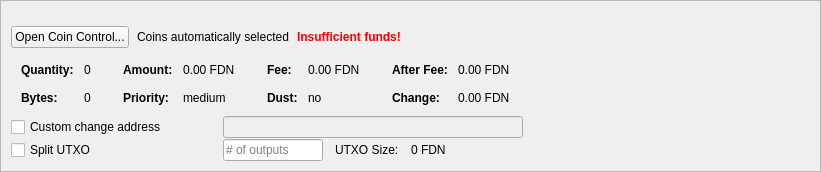
         <widget class="QFrame" name="frameCoinControl">
          <property name="sizePolicy">
           <sizepolicy hsizetype="Expanding" vsizetype="Expanding">
            <horstretch>0</horstretch>
            <verstretch>0</verstretch>
           </sizepolicy>
          </property>
          <property name="maximumSize">
           <size>
            <width>16777215</width>
            <height>16777215</height>
           </size>
          </property>
          <property name="frameShape">
           <enum>QFrame::StyledPanel</enum>
          </property>
          <property name="frameShadow">
           <enum>QFrame::Sunken</enum>
          </property>
          <layout class="QVBoxLayout" name="verticalLayoutCoinControl2">
           <property name="spacing">
            <number>0</number>
           </property>
           <property name="leftMargin">
            <number>0</number>
           </property>
           <property name="topMargin">
            <number>0</number>
           </property>
           <property name="rightMargin">
            <number>0</number>
           </property>
           <property name="bottomMargin">
            <number>0</number>
           </property>
           <item>
            <widget class="QFrame" name="frameCoinControl_BG">
             <layout class="QVBoxLayout" name="verticalLayoutCoinControl" stretch="0,0,0,0,0,0">
              <property name="spacing">
               <number>1</number>
              </property>
              <property name="leftMargin">
               <number>10</number>
              </property>
              <property name="topMargin">
               <number>10</number>
              </property>
              <item>
               <layout class="QHBoxLayout" name="horizontalLayoutCoinControl1">
                <property name="bottomMargin">
                 <number>15</number>
                </property>
                <item>
                 <layout class="QVBoxLayout" name="verticalLayout_3">
                  <property name="spacing">
                   <number>6</number>
                  </property>
                 </layout>
                </item>
               </layout>
              </item>
              <item>
               <layout class="QHBoxLayout" name="horizontalLayoutCoinControl2" stretch="0,0,0,0">
                <property name="spacing">
                 <number>8</number>
                </property>
                <property name="bottomMargin">
                 <number>10</number>
                </property>
                <item>
                 <widget class="QPushButton" name="pushButtonCoinControl">
                  <property name="sizePolicy">
                   <sizepolicy hsizetype="Minimum" vsizetype="Fixed">
                    <horstretch>0</horstretch>
                    <verstretch>0</verstretch>
                   </sizepolicy>
                  </property>
                  <property name="styleSheet">
                   <string notr="true"/>
                  </property>
                  <property name="text">
                   <string>Open Coin Control...</string>
                  </property>
                  <property name="autoDefault">
                   <bool>false</bool>
                  </property>
                 </widget>
                </item>
                <item>
                 <widget class="QLabel" name="labelCoinControlAutomaticallySelected">
                  <property name="text">
                   <string>Coins automatically selected</string>
                  </property>
                  <property name="margin">
                   <number>5</number>
                  </property>
                 </widget>
                </item>
                <item>
                 <widget class="QLabel" name="labelCoinControlInsuffFunds">
                  <property name="font">
                   <font>
                    <weight>75</weight>
                    <bold>true</bold>
                   </font>
                  </property>
                  <property name="styleSheet">
                   <string notr="true">color:red;font-weight:bold;</string>
                  </property>
                  <property name="text">
                   <string>Insufficient funds!</string>
                  </property>
                  <property name="margin">
                   <number>5</number>
                  </property>
                 </widget>
                </item>
                <item>
                 <spacer name="horizontalSpacerCoinControl">
                  <property name="orientation">
                   <enum>Qt::Horizontal</enum>
                  </property>
                  <property name="sizeHint" stdset="0">
                   <size>
                    <width>40</width>
                    <height>1</height>
                   </size>
                  </property>
                 </spacer>
                </item>
               </layout>
              </item>
              <item>
               <widget class="QWidget" name="widgetCoinControl" native="true">
                <property name="sizePolicy">
                 <sizepolicy hsizetype="Preferred" vsizetype="Preferred">
                  <horstretch>0</horstretch>
                  <verstretch>0</verstretch>
                 </sizepolicy>
                </property>
                <property name="minimumSize">
                 <size>
                  <width>0</width>
                  <height>0</height>
                 </size>
                </property>
                <property name="styleSheet">
                 <string notr="true"/>
                </property>
                <layout class="QHBoxLayout" name="horizontalLayoutCoinControl5">
                 <property name="leftMargin">
                  <number>0</number>
                 </property>
                 <property name="topMargin">
                  <number>0</number>
                 </property>
                 <property name="rightMargin">
                  <number>0</number>
                 </property>
                 <property name="bottomMargin">
                  <number>0</number>
                 </property>
                 <item>
                  <layout class="QHBoxLayout" name="horizontalLayoutCoinControl3" stretch="0,0,0,1">
                   <property name="spacing">
                    <number>20</number>
                   </property>
                   <property name="topMargin">
                    <number>0</number>
                   </property>
                   <property name="bottomMargin">
                    <number>10</number>
                   </property>
                   <item>
                    <layout class="QFormLayout" name="formLayoutCoinControl1">
                     <property name="horizontalSpacing">
                      <number>10</number>
                     </property>
                     <property name="verticalSpacing">
                      <number>14</number>
                     </property>
                     <property name="leftMargin">
                      <number>10</number>
                     </property>
                     <property name="topMargin">
                      <number>4</number>
                     </property>
                     <property name="rightMargin">
                      <number>6</number>
                     </property>
                     <item row="0" column="0">
                      <widget class="QLabel" name="labelCoinControlQuantityText">
                       <property name="font">
                        <font>
                         <weight>75</weight>
                         <bold>true</bold>
                        </font>
                       </property>
                       <property name="text">
                        <string>Quantity:</string>
                       </property>
                       <property name="margin">
                        <number>0</number>
                       </property>
                      </widget>
                     </item>
                     <item row="0" column="1">
                      <widget class="QLabel" name="labelCoinControlQuantity">
                       <property name="cursor">
                        <cursorShape>IBeamCursor</cursorShape>
                       </property>
                       <property name="contextMenuPolicy">
                        <enum>Qt::ActionsContextMenu</enum>
                       </property>
                       <property name="text">
                        <string notr="true">0</string>
                       </property>
                       <property name="margin">
                        <number>0</number>
                       </property>
                       <property name="textInteractionFlags">
                        <set>Qt::LinksAccessibleByMouse|Qt::TextSelectableByKeyboard|Qt::TextSelectableByMouse</set>
                       </property>
                      </widget>
                     </item>
                     <item row="1" column="0">
                      <widget class="QLabel" name="labelCoinControlBytesText">
                       <property name="font">
                        <font>
                         <weight>75</weight>
                         <bold>true</bold>
                        </font>
                       </property>
                       <property name="text">
                        <string>Bytes:</string>
                       </property>
                      </widget>
                     </item>
                     <item row="1" column="1">
                      <widget class="QLabel" name="labelCoinControlBytes">
                       <property name="cursor">
                        <cursorShape>IBeamCursor</cursorShape>
                       </property>
                       <property name="contextMenuPolicy">
                        <enum>Qt::ActionsContextMenu</enum>
                       </property>
                       <property name="text">
                        <string notr="true">0</string>
                       </property>
                       <property name="textInteractionFlags">
                        <set>Qt::LinksAccessibleByMouse|Qt::TextSelectableByKeyboard|Qt::TextSelectableByMouse</set>
                       </property>
                      </widget>
                     </item>
                    </layout>
                   </item>
                   <item>
                    <layout class="QFormLayout" name="formLayoutCoinControl2">
                     <property name="horizontalSpacing">
                      <number>10</number>
                     </property>
                     <property name="verticalSpacing">
                      <number>14</number>
                     </property>
                     <property name="leftMargin">
                      <number>6</number>
                     </property>
                     <property name="topMargin">
                      <number>4</number>
                     </property>
                     <property name="rightMargin">
                      <number>6</number>
                     </property>
                     <item row="0" column="0">
                      <widget class="QLabel" name="labelCoinControlAmountText">
                       <property name="font">
                        <font>
                         <weight>75</weight>
                         <bold>true</bold>
                        </font>
                       </property>
                       <property name="text">
                        <string>Amount:</string>
                       </property>
                       <property name="margin">
                        <number>0</number>
                       </property>
                      </widget>
                     </item>
                     <item row="0" column="1">
                      <widget class="QLabel" name="labelCoinControlAmount">
                       <property name="cursor">
                        <cursorShape>IBeamCursor</cursorShape>
                       </property>
                       <property name="contextMenuPolicy">
                        <enum>Qt::ActionsContextMenu</enum>
                       </property>
                       <property name="text">
                        <string notr="true">0.00 FDN</string>
                       </property>
                       <property name="textInteractionFlags">
                        <set>Qt::LinksAccessibleByMouse|Qt::TextSelectableByKeyboard|Qt::TextSelectableByMouse</set>
                       </property>
                      </widget>
                     </item>
                     <item row="1" column="0">
                      <widget class="QLabel" name="labelCoinControlPriorityText">
                       <property name="font">
                        <font>
                         <weight>75</weight>
                         <bold>true</bold>
                        </font>
                       </property>
                       <property name="text">
                        <string>Priority:</string>
                       </property>
                      </widget>
                     </item>
                     <item row="1" column="1">
                      <widget class="QLabel" name="labelCoinControlPriority">
                       <property name="cursor">
                        <cursorShape>IBeamCursor</cursorShape>
                       </property>
                       <property name="contextMenuPolicy">
                        <enum>Qt::ActionsContextMenu</enum>
                       </property>
                       <property name="text">
                        <string>medium</string>
                       </property>
                       <property name="textInteractionFlags">
                        <set>Qt::LinksAccessibleByMouse|Qt::TextSelectableByKeyboard|Qt::TextSelectableByMouse</set>
                       </property>
                      </widget>
                     </item>
                    </layout>
                   </item>
                   <item>
                    <layout class="QFormLayout" name="formLayoutCoinControl3">
                     <property name="horizontalSpacing">
                      <number>10</number>
                     </property>
                     <property name="verticalSpacing">
                      <number>14</number>
                     </property>
                     <property name="leftMargin">
                      <number>6</number>
                     </property>
                     <property name="topMargin">
                      <number>4</number>
                     </property>
                     <property name="rightMargin">
                      <number>6</number>
                     </property>
                     <item row="0" column="0">
                      <widget class="QLabel" name="labelCoinControlFeeText">
                       <property name="font">
                        <font>
                         <weight>75</weight>
                         <bold>true</bold>
                        </font>
                       </property>
                       <property name="text">
                        <string>Fee:</string>
                       </property>
                       <property name="margin">
                        <number>0</number>
                       </property>
                      </widget>
                     </item>
                     <item row="0" column="1">
                      <widget class="QLabel" name="labelCoinControlFee">
                       <property name="cursor">
                        <cursorShape>IBeamCursor</cursorShape>
                       </property>
                       <property name="contextMenuPolicy">
                        <enum>Qt::ActionsContextMenu</enum>
                       </property>
                       <property name="text">
                        <string notr="true">0.00 FDN</string>
                       </property>
                       <property name="textInteractionFlags">
                        <set>Qt::LinksAccessibleByMouse|Qt::TextSelectableByKeyboard|Qt::TextSelectableByMouse</set>
                       </property>
                      </widget>
                     </item>
                     <item row="1" column="0">
                      <widget class="QLabel" name="labelCoinControlLowOutputText">
                       <property name="font">
                        <font>
                         <weight>75</weight>
                         <bold>true</bold>
                        </font>
                       </property>
                       <property name="text">
                        <string>Dust:</string>
                       </property>
                      </widget>
                     </item>
                     <item row="1" column="1">
                      <widget class="QLabel" name="labelCoinControlLowOutput">
                       <property name="cursor">
                        <cursorShape>IBeamCursor</cursorShape>
                       </property>
                       <property name="contextMenuPolicy">
                        <enum>Qt::ActionsContextMenu</enum>
                       </property>
                       <property name="text">
                        <string>no</string>
                       </property>
                       <property name="textInteractionFlags">
                        <set>Qt::LinksAccessibleByMouse|Qt::TextSelectableByKeyboard|Qt::TextSelectableByMouse</set>
                       </property>
                      </widget>
                     </item>
                    </layout>
                   </item>
                   <item>
                    <layout class="QFormLayout" name="formLayoutCoinControl4">
                     <property name="horizontalSpacing">
                      <number>10</number>
                     </property>
                     <property name="verticalSpacing">
                      <number>14</number>
                     </property>
                     <property name="leftMargin">
                      <number>6</number>
                     </property>
                     <property name="topMargin">
                      <number>4</number>
                     </property>
                     <property name="rightMargin">
                      <number>6</number>
                     </property>
                     <item row="0" column="0">
                      <widget class="QLabel" name="labelCoinControlAfterFeeText">
                       <property name="font">
                        <font>
                         <weight>75</weight>
                         <bold>true</bold>
                        </font>
                       </property>
                       <property name="text">
                        <string>After Fee:</string>
                       </property>
                       <property name="margin">
                        <number>0</number>
                       </property>
                      </widget>
                     </item>
                     <item row="0" column="1">
                      <widget class="QLabel" name="labelCoinControlAfterFee">
                       <property name="cursor">
                        <cursorShape>IBeamCursor</cursorShape>
                       </property>
                       <property name="contextMenuPolicy">
                        <enum>Qt::ActionsContextMenu</enum>
                       </property>
                       <property name="text">
                        <string notr="true">0.00 FDN</string>
                       </property>
                       <property name="textInteractionFlags">
                        <set>Qt::LinksAccessibleByMouse|Qt::TextSelectableByKeyboard|Qt::TextSelectableByMouse</set>
                       </property>
                      </widget>
                     </item>
                     <item row="1" column="0">
                      <widget class="QLabel" name="labelCoinControlChangeText">
                       <property name="font">
                        <font>
                         <weight>75</weight>
                         <bold>true</bold>
                        </font>
                       </property>
                       <property name="text">
                        <string>Change:</string>
                       </property>
                      </widget>
                     </item>
                     <item row="1" column="1">
                      <widget class="QLabel" name="labelCoinControlChange">
                       <property name="cursor">
                        <cursorShape>IBeamCursor</cursorShape>
                       </property>
                       <property name="contextMenuPolicy">
                        <enum>Qt::ActionsContextMenu</enum>
                       </property>
                       <property name="text">
                        <string notr="true">0.00 FDN</string>
                       </property>
                       <property name="textInteractionFlags">
                        <set>Qt::LinksAccessibleByMouse|Qt::TextSelectableByKeyboard|Qt::TextSelectableByMouse</set>
                       </property>
                      </widget>
                     </item>
                    </layout>
                   </item>
                  </layout>
                 </item>
                </layout>
               </widget>
              </item>
              <item>
               <layout class="QHBoxLayout" name="horizontalLayoutCoinControl4">
                <property name="spacing">
                 <number>12</number>
                </property>
                <property name="sizeConstraint">
                 <enum>QLayout::SetDefaultConstraint</enum>
                </property>
                <property name="topMargin">
                 <number>0</number>
                </property>
                <property name="rightMargin">
                 <number>0</number>
                </property>
                <item>
                 <widget class="QCheckBox" name="checkBoxCoinControlChange">
                  <property name="sizePolicy">
                   <sizepolicy hsizetype="Preferred" vsizetype="Preferred">
                    <horstretch>0</horstretch>
                    <verstretch>0</verstretch>
                   </sizepolicy>
                  </property>
                  <property name="minimumSize">
                   <size>
                    <width>200</width>
                    <height>0</height>
                   </size>
                  </property>
                  <property name="maximumSize">
                   <size>
                    <width>200</width>
                    <height>16777215</height>
                   </size>
                  </property>
                  <property name="toolTip">
                   <string>If this is activated, but the change address is empty or invalid, change will be sent to a newly generated address.</string>
                  </property>
                  <property name="text">
                   <string>Custom change address</string>
                  </property>
                 </widget>
                </item>
                <item>
                 <widget class="QValidatedLineEdit" name="lineEditCoinControlChange">
                  <property name="enabled">
                   <bool>false</bool>
                  </property>
                  <property name="sizePolicy">
                   <sizepolicy hsizetype="Preferred" vsizetype="Preferred">
                    <horstretch>0</horstretch>
                    <verstretch>0</verstretch>
                   </sizepolicy>
                  </property>
                  <property name="minimumSize">
                   <size>
                    <width>300</width>
                    <height>0</height>
                   </size>
                  </property>
                 </widget>
                </item>
                <item>
                 <widget class="QLabel" name="labelCoinControlChangeLabel">
                  <property name="sizePolicy">
                   <sizepolicy hsizetype="Preferred" vsizetype="Preferred">
                    <horstretch>0</horstretch>
                    <verstretch>0</verstretch>
                   </sizepolicy>
                  </property>
                  <property name="minimumSize">
                   <size>
                    <width>100</width>
                    <height>0</height>
                   </size>
                  </property>
                  <property name="text">
                   <string/>
                  </property>
                  <property name="margin">
                   <number>3</number>
                  </property>
                 </widget>
                </item>
               </layout>
              </item>
              <item>
               <layout class="QHBoxLayout" name="horizontalLayoutCoinControl6">
                <property name="spacing">
                 <number>12</number>
                </property>
                <property name="rightMargin">
                 <number>0</number>
                </property>
                <item>
                 <widget class="QCheckBox" name="splitBlockCheckBox">
                  <property name="sizePolicy">
                   <sizepolicy hsizetype="Preferred" vsizetype="Preferred">
                    <horstretch>0</horstretch>
                    <verstretch>0</verstretch>
                   </sizepolicy>
                  </property>
                  <property name="minimumSize">
                   <size>
                    <width>200</width>
                    <height>0</height>
                   </size>
                  </property>
                  <property name="maximumSize">
                   <size>
                    <width>200</width>
                    <height>16777215</height>
                   </size>
                  </property>
                  <property name="text">
                   <string>Split UTXO</string>
                  </property>
                 </widget>
                </item>
                <item>
                 <widget class="QLineEdit" name="splitBlockLineEdit">
                  <property name="sizePolicy">
                   <sizepolicy hsizetype="Preferred" vsizetype="Preferred">
                    <horstretch>50</horstretch>
                    <verstretch>0</verstretch>
                   </sizepolicy>
                  </property>
                  <property name="minimumSize">
                   <size>
                    <width>100</width>
                    <height>0</height>
                   </size>
                  </property>
                  <property name="maximumSize">
                   <size>
                    <width>100</width>
                    <height>16777215</height>
                   </size>
                  </property>
                  <property name="placeholderText">
                   <string># of outputs</string>
                  </property>
                 </widget>
                </item>
                <item>
                 <widget class="QLabel" name="labelBlockSizeText">
                  <property name="text">
                   <string>UTXO Size:</string>
                  </property>
                 </widget>
                </item>
                <item>
                 <widget class="QLabel" name="labelBlockSize">
                  <property name="text">
                   <string>0 FDN</string>
                  </property>
                 </widget>
                </item>
                <item>
                 <spacer name="horizontalSpacer_7">
                  <property name="orientation">
                   <enum>Qt::Horizontal</enum>
                  </property>
                  <property name="sizeHint" stdset="0">
                   <size>
                    <width>40</width>
                    <height>20</height>
                   </size>
                  </property>
                 </spacer>
                </item>
               </layout>
              </item>
              <item>
               <spacer name="verticalSpacerCoinControl">
                <property name="orientation">
                 <enum>Qt::Vertical</enum>
                </property>
                <property name="sizeHint" stdset="0">
                 <size>
                  <width>800</width>
                  <height>1</height>
                 </size>
                </property>
               </spacer>
              </item>
             </layout>
            </widget>
           </item>
          </layout>
         </widget>
